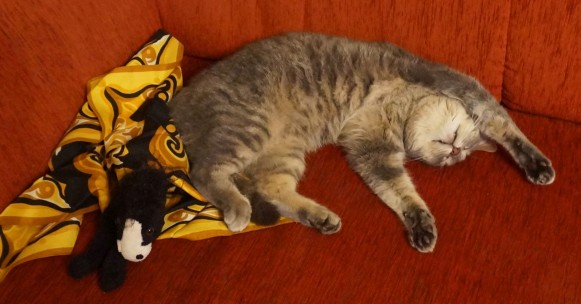
#> input picture practice/GolyoAlszik_rs.jpg, 581 x 304 px
$ python 05_01_a_calcHist.py
#> lines starting #> are read from the running program, lines starting #| are printed output that depends on the picture

import cv2
import numpy as np
from matplotlib import pyplot as plt

im = cv2.imread('GolyoAlszik_rs.jpg', cv2.IMREAD_GRAYSCALE)
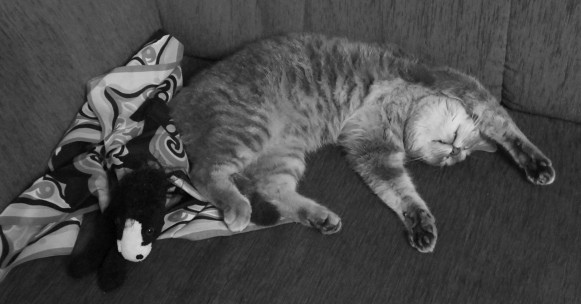
#> im: shape (304, 581); min 0, max 222, mean 73.2
# [5 lines of commented-out code are left out]

cv2.imshow('img', im)
print('Min: {}'.format(np.min(im)))
#| Min: 0
print('Max: {}'.format(np.max(im)))
#| Max: 222

# Histogram with 256 bins

hist_gray = cv2.calcHist([im], [0], None, [256], [0, 256])
#> hist_gray = 256 values, max 4014 at index 51, min 0 at index 223, mean 689.9
print(hist_gray.shape)
#| (256, 1)

fig = plt.figure(figsize=(4, 2), dpi=100)
# plt.plot(hist_gray)
# plt.scatter(np.arange(256), hist_gray, s=1)
# plt.bar(np.arange(256), np.transpose(hist_gray.astype(int))[0])
plt.vlines(np.arange(256), 0, hist_gray)
# plt.xlim([0, 255])
plt.ylim([0, np.max(hist_gray)])
fig.tight_layout(pad=0)
plt.show()
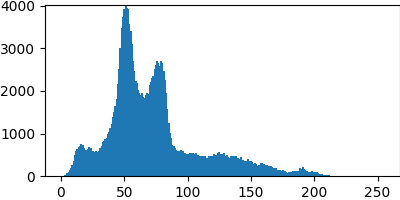
#> figure drawn by matplotlib, 1 panel

# Histogram with 16 bins
hist_gray2 = cv2.calcHist([im], [0], None, [16], [0, 256])
#> hist_gray2 = [4349, 10138, 22508, 48517, 36183, 19187, 8383, 7883, 7335, 5167, 3230, 2000, 1545, 199, 0, 0]
print(hist_gray2.shape)
#| (16, 1)

fig2 = plt.figure(figsize=(4, 2), dpi=100)
# plt.plot(hist_gray2)
# plt.scatter(np.arange(16), hist_gray2, s=5)
# plt.bar(np.arange(16), np.transpose(hist_gray2.astype(int))[0])
plt.vlines(np.arange(16), 0, hist_gray2)
# plt.xlim([0, 15])
plt.ylim([0, np.max(hist_gray2)])
plt.show()
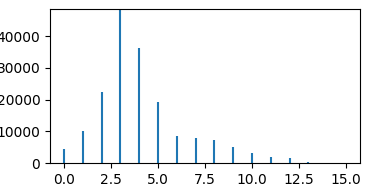
#> figure drawn by matplotlib, 1 panel

cv2.waitKey(0)
cv2.destroyAllWindows()

$ run again, with practice/screen01_h.png saved as practice/GolyoAlszik_rs.jpg
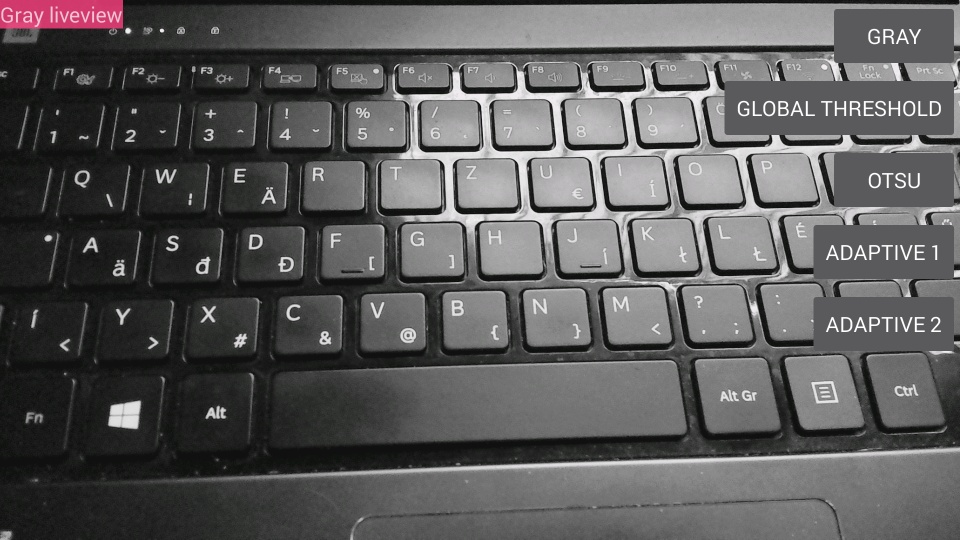
#> input picture practice/screen01_h.png, 960 x 540 px
#| Min: 8
#| Max: 255
#> hist_gray = 256 values, max 25503 at index 90, min 0 at index 0, mean 2025
#| (256, 1)
#> `plt.show()`:
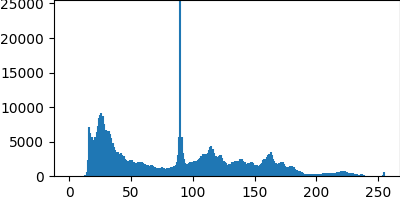
#> figure drawn by matplotlib, 1 panel
#> hist_gray2 = [3190, 111720, 60963, 32062, 21063, 61157, 39635, 49505, 33038, 30638, 37497, 15836, 5947, 9048, 5762, 1339]
#| (16, 1)
#> `plt.show()`:
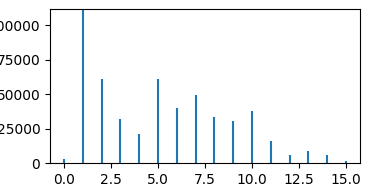
#> figure drawn by matplotlib, 1 panel
